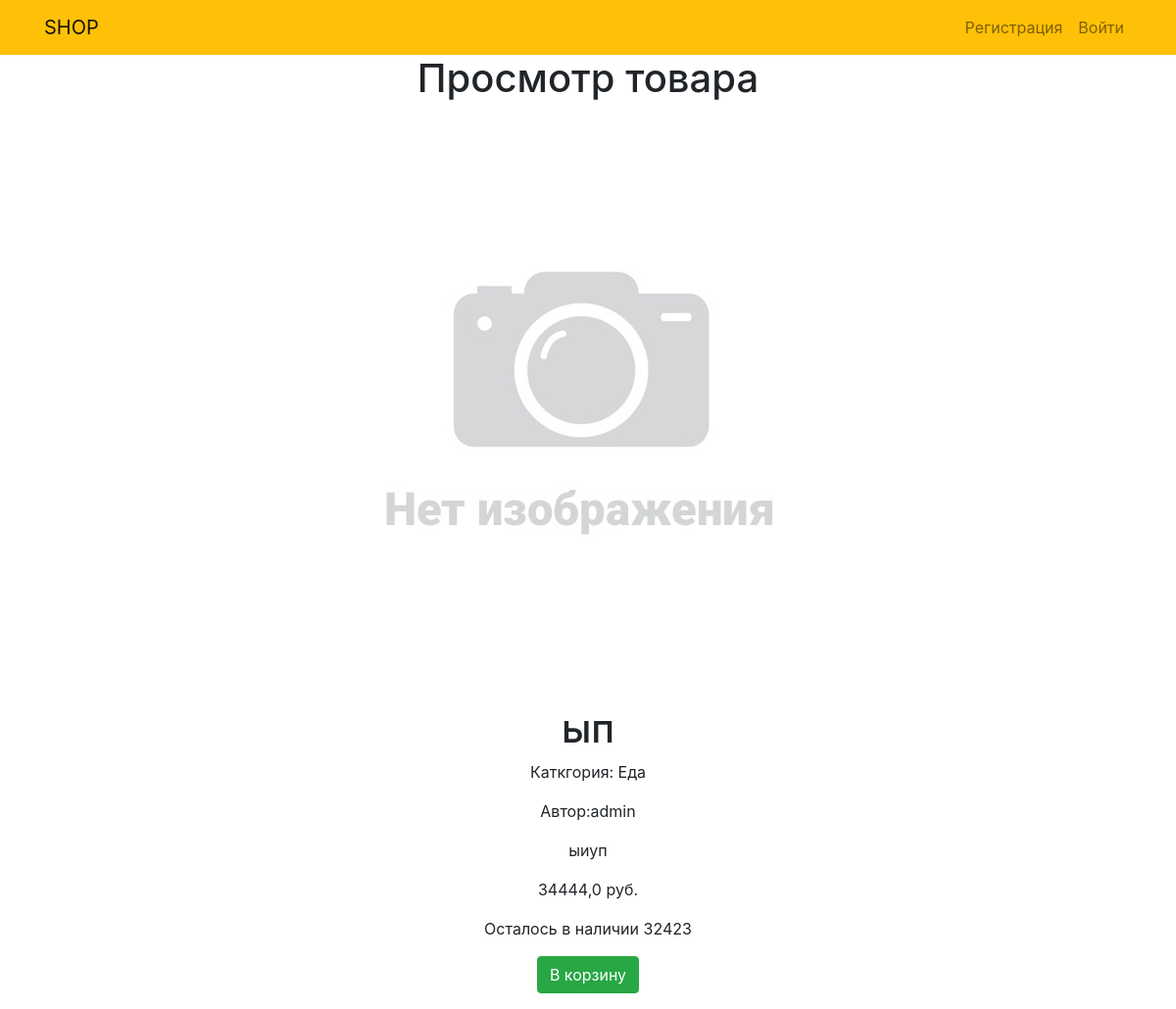
The page /viewproduct7/ on the database as committed earlier.
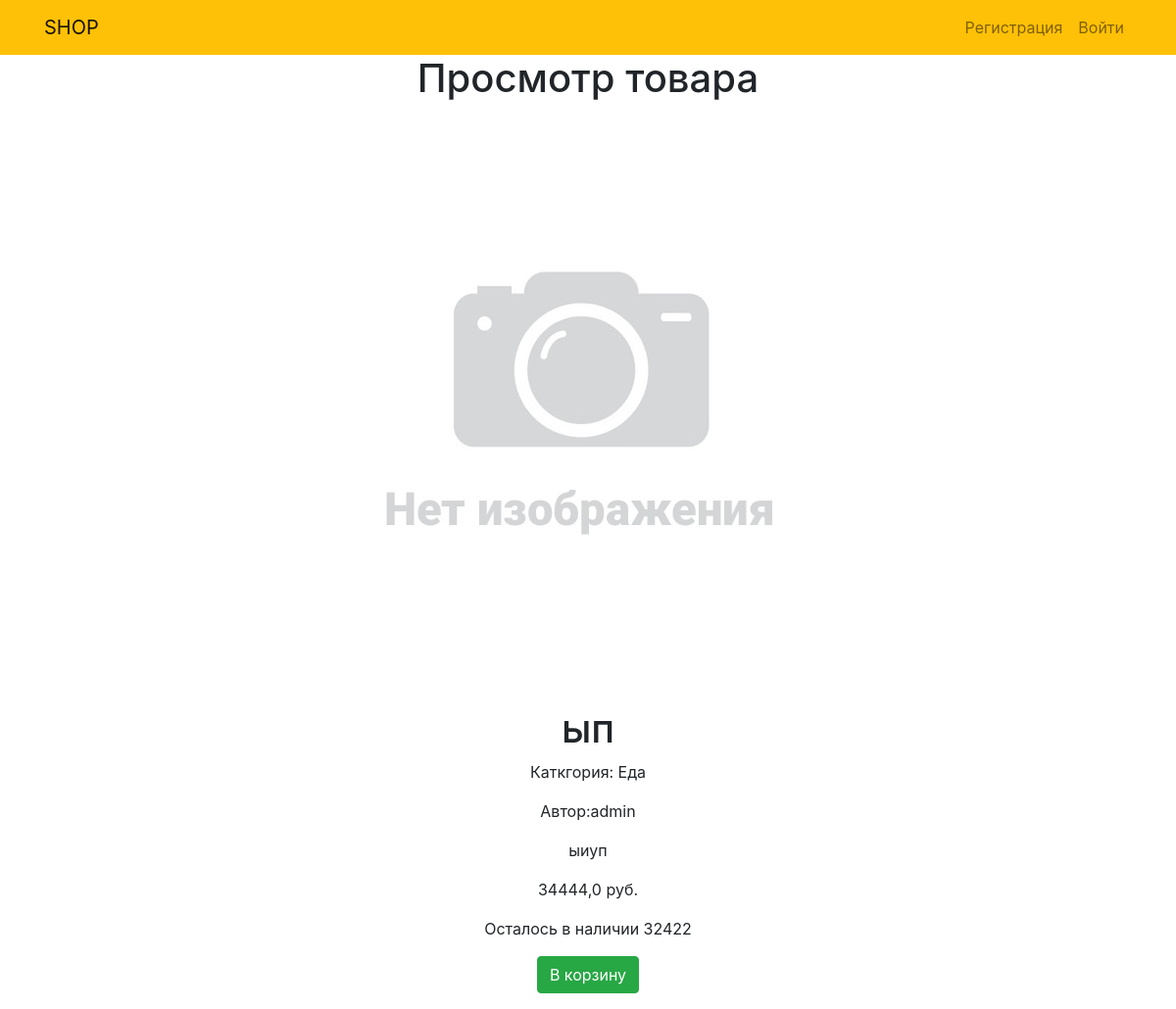
The same page on the database as committed later.
### shop/models.py (models this page shows, shortened)
class Product(models.Model):
    name = models.CharField(max_length=100)
    description = models.TextField(blank=True)
    category = models.ForeignKey(Category, related_name='products', on_delete=models.CASCADE)
    price = models.FloatField()
    image = models.ImageField()
    count_sell = models.IntegerField(blank=True)
    created = models.DateTimeField(auto_now_add=True)
    discount = models.FloatField(default=0)
    user = models.ForeignKey(User, on_delete=models.CASCADE)

class Category(models.Model):
    name = models.CharField(max_length=100)
    description = models.TextField(blank=True)
    def __str__(self):
        return self.name

### shop/views.py (the view)
# urls.py: path('viewproduct<int:product_id>/', views.viewproduct, name='viewproduct'),
def viewproduct(request, product_id):
    product = Product.objects.get(pk = product_id)
    product_user_id = product.user.id
    is_change = True if request.user.id == product_user_id else False
    return render(request, 'shop/viewproduct.html', {'product': product, 'is_change':is_change})

### shop/templates/shop/viewproduct.html (shortened to what this page needs)
{% extends 'shop/base.html' %}
{% block content %}
<div class="container text-center">
    <h1>Просмотр товара</h1>
    {% if product.image %}
    <img src="{{ product.image.url }}" class="img-fluid mb-2">
    {% else %}
    <img src="/media/noPhoto.jpg" class="img-fluid mb-2">
    {% endif %}
    <h1>{{ product.name }}</h1>
    <p>Каткгория: {{ product.category }}</p>
    <p>Автор:{{ product.user }}</p>
    <p>{{ product.description }}</p>
    <p>{{ product.price }} руб.</p>
    <p>Осталось в наличии {{product.count_sell}}</p>
    {% if is_change %}
    <ul class="pagination justify-content-center">
        <form method="GET" action="{% url 'changeproduct' product.id %}">
            {% csrf_token %}
            <button id="complete" type="submit" class="btn btn-success">Изменить</button>
        </form>
        <form method="POST" action="{% url 'dropproduct' product.id %}">
            {% csrf_token %}
            <button id="complete" type="submit" class="btn btn-danger">Удалить</button>
        </form>
    </ul>
    {% else %}
    <ul class="pagination justify-content-center">
        <form method="GET" action="{% url 'addcart' product.id %}">
            <button id="complete" type="submit" class="btn btn-success">В корзину</button>
        </form>
    </ul>
    {% endif %}
</div>
{% endblock %}

Rows that differ between the two databases and show on the page:
changed Product "ып": count_sell "32423" → "32422"
